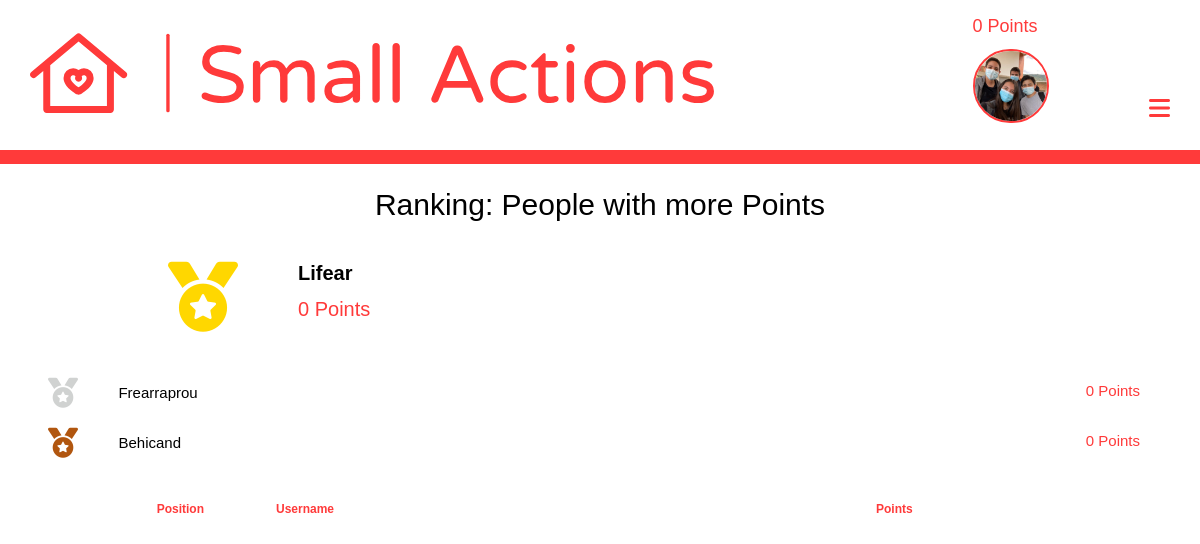
The page /account/ranking (signed in) on the database as committed earlier.
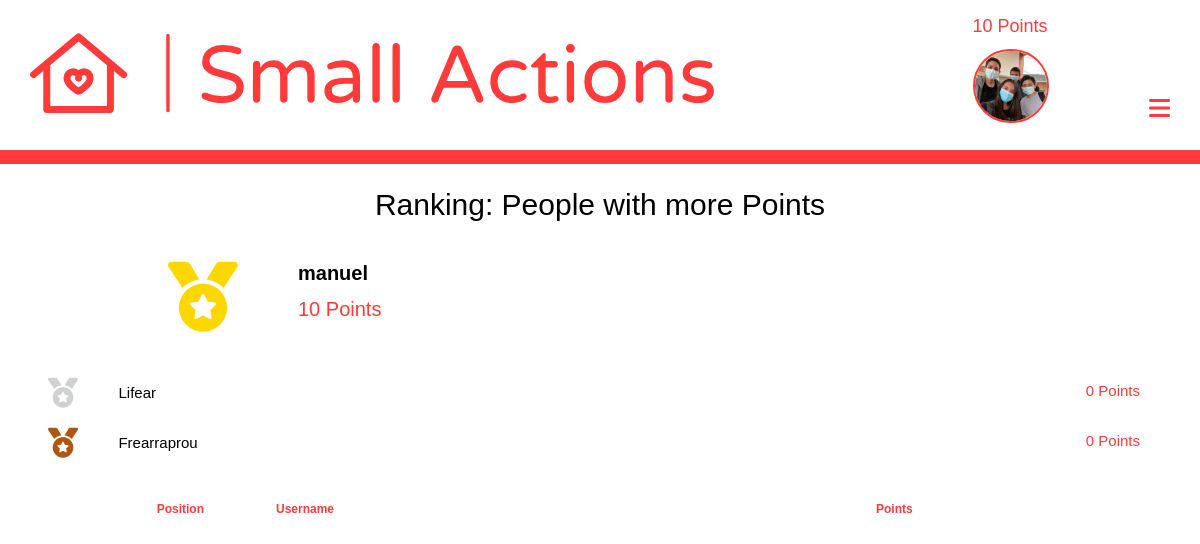
The same page on the database as committed later.
### login/models.py (models this page shows)
class User(AbstractUser):
    points = models.PositiveIntegerField(default=0)
    photo = models.ImageField(upload_to="people", null=True, blank=True)
    latitude = models.DecimalField(max_digits=8, decimal_places=6, null=True, blank=True)
    longitude = models.DecimalField(max_digits=9, decimal_places=6, null=True, blank=True)
    visited = models.ManyToManyField(Help, related_name="persons_visited", null=True, blank=True)
    can_change = models.BooleanField(null=True, blank=True) #Security
    date_forgot = models.DateTimeField(auto_now_add=True)
    random_string = models.CharField(max_length=20, blank=True, null=True, unique=True)
    dark_mode = models.BooleanField(default=False)

### login/views.py (the view)
# urls.py: path('ranking', views.ranking, name="ranking"),
@login_required(login_url='/account/login')
def ranking(request):
    user = User.objects.get(username=request.user)
    all_ranking = User.objects.all().order_by('-points')
    ranking = list(all_ranking).index(user)
    ctx = {'frist' : all_ranking[:3], 'ranking' : ranking}
    return render(request, 'login/ranking.html', ctx)

### templates/login/ranking.html (shortened to what this page needs)
{% extends 'maps/nav.html' %}
{% load static %}
{% block head %}
    <link href="{% static 'login/css/ranking.css' %}" rel="stylesheet">
{% endblock %}
{% block content %}
    <div>
        <h1>Ranking: People with more Points</h1>
        <div id='superior_grid'>
            <div id='frist_place' class="place">
                <i class="fas fa-medal"></i>
                <h2>{{frist.0.username}}</h2>
                <span>{{frist.0.points}} Points</span>
            </div>
            <div id='second_place' class="other_place place">
                <i class="fas fa-medal"></i>
                <h3>{{frist.1.username}}</h3>
                <span>{{frist.1.points}} Points</span>
            </div>
            <div id='third_place' class="other_place place">
                <i class="fas fa-medal"></i>
                <h4>{{frist.2.username}}</h4>
                <span>{{frist.2.points}} Points</span>
            </div>
        </div>
        <div id='mayor'>
            <div id='headers'>
                <h4>Position</h4>
                <h4>Username</h4>
                <h4>Points</h4>
            </div>
        </div>
    </div>
{% endblock %}

### templates/maps/nav.html (shortened to what this page needs)
<!DOCTYPE html>
{% load static %}
<html lang="en">
    <head>
        <link rel="stylesheet" href="{% static 'maps/css/nav.css' %}">
        {% block head %}
        {% endblock %}
    </head>
    <body>
        <header id="all_bar">
            <div id="superior">
                <img src="{% static 'maps/images/logo.svg' %}" id="principal_logo" alt="logo">
                <div id="rigth_superior">
                    {% if request.user.is_authenticated %}
                        <h6>{{request.user.points}} Points</h6>
                        {% if request.user.photo %}
                            <a href="{% url 'account' %}"><img src="{{request.user.photo.url}}" alt="account" id="porfile_photo_nav"></a>
                        {% else %}
                            <a href="{% url 'account' %}"><img src="{% static 'maps/images/logo_small_icon_only_inverted.png' %}" alt="account"></a>
                        {% endif %}
                    {% else %}
                        <a href="{% url 'login' %}"><img src="{% static 'maps/images/logo_small_icon_only_inverted.png' %}" alt="account"></a>
                    {% endif %}
                    <i class="fas fa-bars" id="bars"></i>
                </div>
            </div>
            <div id="inferior">
            </div>
        </header>
        {% block content %}
        {% endblock %}
    </body>
</html>

Rows that differ between the two databases and show on the page:
no longer on this page (row edited): User: username "Behicand", points "0"
changed User: user.points "0" → "10"
Other text that changed with them:
{{ frist.0.username }}: "Lifear" → "manuel"
{{ frist.0.points }}: "0" → "10"
{{ frist.1.username }}: "Frearraprou" → "Lifear"
{{ frist.2.username }}: "Behicand" → "Frearraprou"
